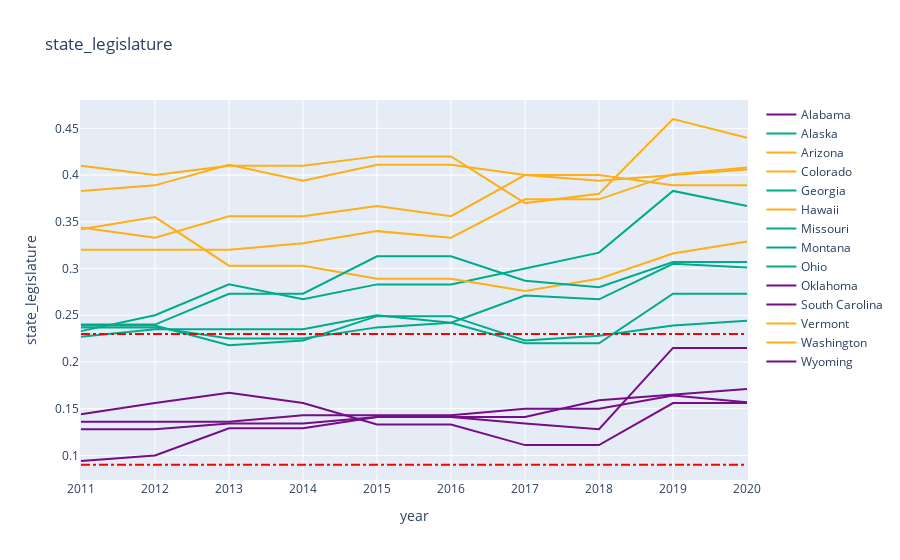

This figure's notebook cell:
### Code cell
import plotly.graph_objs as go
import pandas as pd

import_feat = ['state_legislature','mngmt_job_wage_gap','rape_rate','life_exp_m_f','abortion_rate']

# Calculate the rank percentage for each state in 2011
df['pct_rank'] = df[df['year'] == 2011]['state_legislature'].rank(pct=True)
# print(df['pct_rank'])

# Divide states into three groups based on rank percentage
df['group'] = pd.cut(df['pct_rank'], bins=[0, 0.1, 0.45, 0.55, 0.9, 1.0], labels=[r'前10%', r'10%-45%', r'45%-55%', r'55%-90%', r'后10%'])
# print(df[df['group'] == r'前10%'])
# Process each state's data individually and store it in a dictionary
states_data = {}
for state, data in df.groupby('state'):
    # Sort the data by year
    data = data.sort_values('year')
    # Construct Plotly's Trace object
    trace = go.Scatter(
        x=data['year'],
        y=data['state_legislature'],
        name=state,
        line=dict(width=2),
        mode='lines',
        text=data['state_legislature'],
        hovertemplate='<b>%{text:.2f}%</b><brstate: %{name}<br>year: %{x}'
    )
    # Assign the corresponding color according to which group the state belongs to
    if r'前10%' in data['group'].unique():
        trace.update(line=dict(color='#750D86'))
        states_data[state] = trace
    elif r'后10%' in data['group'].unique():
        trace.update(line=dict(color='#FEAF16'))
        states_data[state] = trace

    elif r'45%-55%' in data['group'].unique():
        trace.update(line=dict(color='#00AB8B'))
        states_data[state] = trace
    
    # Store a Trace object for each state

# Construct Plotly's Figure object
fig = go.Figure(list(states_data.values()))
fig.add_shape(
    type="line",
    x0=2011,
    y0=0.09,
    x1=2020,
    y1=0.09,
    line=dict(
        color="Red",
        width=2,
        dash="dashdot"
    )
)
fig.add_shape(
    type="line",
    x0=2011,
    y0=0.23,
    x1=2020,
    y1=0.23,
    line=dict(
        color="Red",
        width=2,
        dash="dashdot"
    )
)
# Add a chart title and axis labels
fig.update_layout(title='state_legislature',
                xaxis_title='year',
                yaxis_title='state_legislature')

# show chart
fig.show()

### Figure 1 — Plotly figure (JSON) as saved in the notebook; plotly's stock layout.template omitted (floating-point values rounded to 4 significant figures)
{"data": [{"hovertemplate": "<b>%{text:.2f}%</b><brstate: %{name}<br>year: %{x}", "line": {"color": "#750D86", "width": 2}, "mode": "lines", "name": "Alabama", "text": [0.136, 0.136, 0.136, 0.143, 0.143, 0.143, 0.15, 0.15, 0.164, 0.157], "type": "scatter", "x": [2011, 2012, 2013, 2014, 2015, 2016, 2017, 2018, 2019, 2020], "y": [0.136, 0.136, 0.136, 0.143, 0.143, 0.143, 0.15, 0.15, 0.164, 0.157]}, {"hovertemplate": "<b>%{text:.2f}%</b><brstate: %{name}<br>year: %{x}", "line": {"color": "#00AB8B", "width": 2}, "mode": "lines", "name": "Alaska", "text": [0.233, 0.25, 0.283, 0.267, 0.283, 0.283, 0.3, 0.317, 0.383, 0.367], "type": "scatter", "x": [2011, 2012, 2013, 2014, 2015, 2016, 2017, 2018, 2019, 2020], "y": [0.233, 0.25, 0.283, 0.267, 0.283, 0.283, 0.3, 0.317, 0.383, 0.367]}, {"hovertemplate": "<b>%{text:.2f}%</b><brstate: %{name}<br>year: %{x}", "line": {"color": "#FEAF16", "width": 2}, "mode": "lines", "name": "Arizona", "text": [0.344, 0.333, 0.356, 0.356, 0.367, 0.356, 0.4, 0.4, 0.389, 0.389], "type": "scatter", "x": [2011, 2012, 2013, 2014, 2015, 2016, 2017, 2018, 2019, 2020], "y": [0.344, 0.333, 0.356, 0.356, 0.367, 0.356, 0.4, 0.4, 0.389, 0.389]}, {"hovertemplate": "<b>%{text:.2f}%</b><brstate: %{name}<br>year: %{x}", "line": {"color": "#FEAF16", "width": 2}, "mode": "lines", "name": "Colorado", "text": [0.41, 0.4, 0.41, 0.41, 0.42, 0.42, 0.37, 0.38, 0.46, 0.44], "type": "scatter", "x": [2011, 2012, 2013, 2014, 2015, 2016, 2017, 2018, 2019, 2020], "y": [0.41, 0.4, 0.41, 0.41, 0.42, 0.42, 0.37, 0.38, 0.46, 0.44]}, {"hovertemplate": "<b>%{text:.2f}%</b><brstate: %{name}<br>year: %{x}", "line": {"color": "#00AB8B", "width": 2}, "mode": "lines", "name": "Georgia", "text": [0.237, 0.237, 0.225, 0.225, 0.237, 0.242, 0.271, 0.267, 0.305, 0.301], "type": "scatter", "x": [2011, 2012, 2013, 2014, 2015, 2016, 2017, 2018, 2019, 2020], "y": [0.237, 0.237, 0.225, 0.225, 0.237, 0.242, 0.271, 0.267, 0.305, 0.301]}, {"hovertemplate": "<b>%{text:.2f}%</b><brstate: %{name}<br>year: %{x}", "line": {"color": "#FEAF16", "width": 2}, "mode": "lines", "name": "Hawaii", "text": [0.342, 0.355, 0.303, 0.303, 0.289, 0.289, 0.276, 0.289, 0.316, 0.329], "type": "scatter", "x": [2011, 2012, 2013, 2014, 2015, 2016, 2017, 2018, 2019, 2020], "y": [0.342, 0.355, 0.303, 0.303, 0.289, 0.289, 0.276, 0.289, 0.316, 0.329]}, {"hovertemplate": "<b>%{text:.2f}%</b><brstate: %{name}<br>year: %{x}", "line": {"color": "#00AB8B", "width": 2}, "mode": "lines", "name": "Missouri", "text": [0.239, 0.239, 0.218, 0.223, 0.249, 0.249, 0.223, 0.228, 0.239, 0.244], "type": "scatter", "x": [2011, 2012, 2013, 2014, 2015, 2016, 2017, 2018, 2019, 2020], "y": [0.239, 0.239, 0.218, 0.223, 0.249, 0.249, 0.223, 0.228, 0.239, 0.244]}, {"hovertemplate": "<b>%{text:.2f}%</b><brstate: %{name}<br>year: %{x}", "line": {"color": "#00AB8B", "width": 2}, "mode": "lines", "name": "Montana", "text": [0.24, 0.24, 0.273, 0.273, 0.313, 0.313, 0.287, 0.28, 0.307, 0.307], "type": "scatter", "x": [2011, 2012, 2013, 2014, 2015, 2016, 2017, 2018, 2019, 2020], "y": [0.24, 0.24, 0.273, 0.273, 0.313, 0.313, 0.287, 0.28, 0.307, 0.307]}, {"hovertemplate": "<b>%{text:.2f}%</b><brstate: %{name}<br>year: %{x}", "line": {"color": "#00AB8B", "width": 2}, "mode": "lines", "name": "Ohio", "text": [0.227, 0.235, 0.235, 0.235, 0.25, 0.242, 0.22, 0.22, 0.273, 0.273], "type": "scatter", "x": [2011, 2012, 2013, 2014, 2015, 2016, 2017, 2018, 2019, 2020], "y": [0.227, 0.235, 0.235, 0.235, 0.25, 0.242, 0.22, 0.22, 0.273, 0.273]}, {"hovertemplate": "<b>%{text:.2f}%</b><brstate: %{name}<br>year: %{x}", "line": {"color": "#750D86", "width": 2}, "mode": "lines", "name": "Oklahoma", "text": [0.128, 0.128, 0.134, 0.134, 0.141, 0.141, 0.134, 0.128, 0.215, 0.215], "type": "scatter", "x": [2011, 2012, 2013, 2014, 2015, 2016, 2017, 2018, 2019, 2020], "y": [0.128, 0.128, 0.134, 0.134, 0.141, 0.141, 0.134, 0.128, 0.215, 0.215]}, {"hovertemplate": "<b>%{text:.2f}%</b><brstate: %{name}<br>year: %{x}", "line": {"color": "#750D86", "width": 2}, "mode": "lines", "name": "South Carolina", "text": [0.094, 0.1, 0.129, 0.129, 0.141, 0.141, 0.141, 0.159, 0.165, 0.171], "type": "scatter", "x": [2011, 2012, 2013, 2014, 2015, 2016, 2017, 2018, 2019, 2020], "y": [0.094, 0.1, 0.129, 0.129, 0.141, 0.141, 0.141, 0.159, 0.165, 0.171]}, {"hovertemplate": "<b>%{text:.2f}%</b><brstate: %{name}<br>year: %{x}", "line": {"color": "#FEAF16", "width": 2}, "mode": "lines", "name": "Vermont", "text": [0.383, 0.389, 0.411, 0.394, 0.411, 0.411, 0.4, 0.394, 0.4, 0.406], "type": "scatter", "x": [2011, 2012, 2013, 2014, 2015, 2016, 2017, 2018, 2019, 2020], "y": [0.383, 0.389, 0.411, 0.394, 0.411, 0.411, 0.4, 0.394, 0.4, 0.406]}, {"hovertemplate": "<b>%{text:.2f}%</b><brstate: %{name}<br>year: %{x}", "line": {"color": "#FEAF16", "width": 2}, "mode": "lines", "name": "Washington", "text": [0.32, 0.32, 0.32, 0.327, 0.34, 0.333, 0.374, 0.374, 0.401, 0.408], "type": "scatter", "x": [2011, 2012, 2013, 2014, 2015, 2016, 2017, 2018, 2019, 2020], "y": [0.32, 0.32, 0.32, 0.327, 0.34, 0.333, 0.374, 0.374, 0.401, 0.408]}, {"hovertemplate": "<b>%{text:.2f}%</b><brstate: %{name}<br>year: %{x}", "line": {"color": "#750D86", "width": 2}, "mode": "lines", "name": "Wyoming", "text": [0.144, 0.156, 0.167, 0.156, 0.133, 0.133, 0.111, 0.111, 0.156, 0.156], "type": "scatter", "x": [2011, 2012, 2013, 2014, 2015, 2016, 2017, 2018, 2019, 2020], "y": [0.144, 0.156, 0.167, 0.156, 0.133, 0.133, 0.111, 0.111, 0.156, 0.156]}], "layout": {"shapes": [{"line": {"color": "Red", "dash": "dashdot", "width": 2}, "type": "line", "x0": 2011, "x1": 2020, "y0": 0.09, "y1": 0.09}, {"line": {"color": "Red", "dash": "dashdot", "width": 2}, "type": "line", "x0": 2011, "x1": 2020, "y0": 0.23, "y1": 0.23}], "title": {"text": "state_legislature"}, "xaxis": {"title": {"text": "year"}}, "yaxis": {"title": {"text": "state_legislature"}}}}
